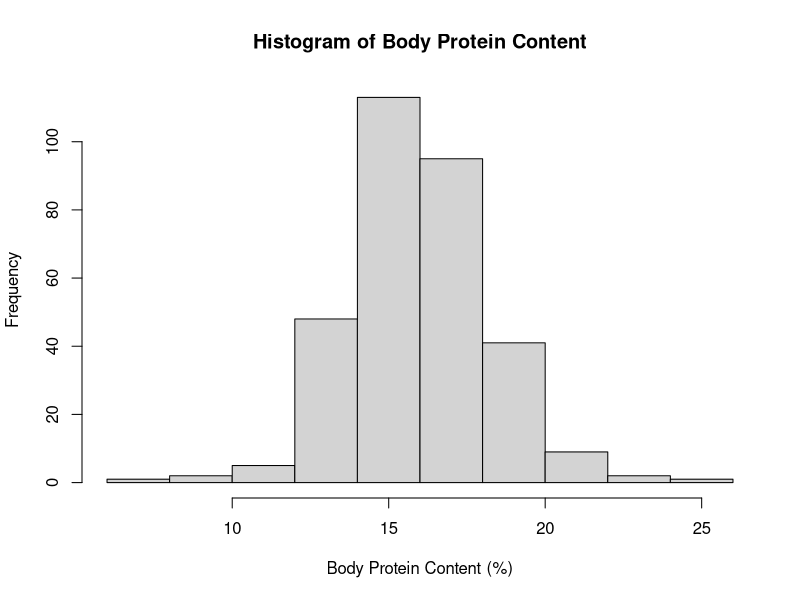
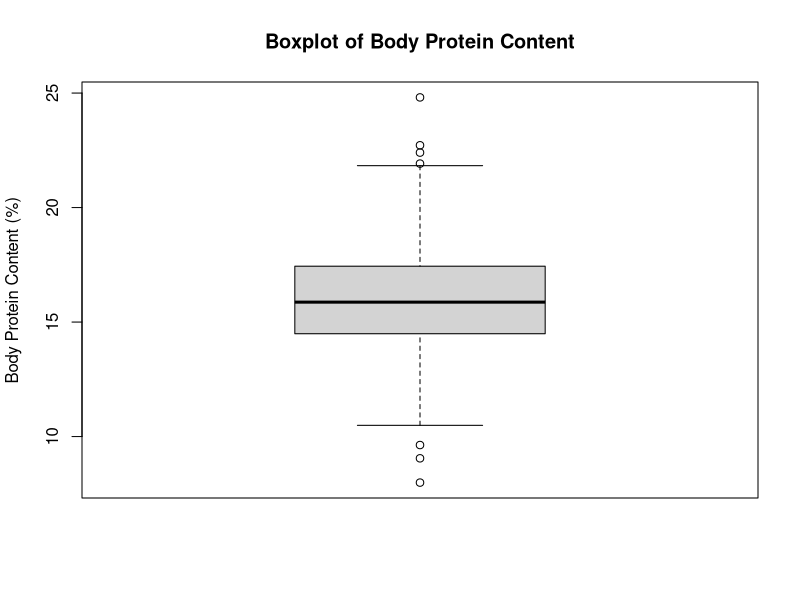
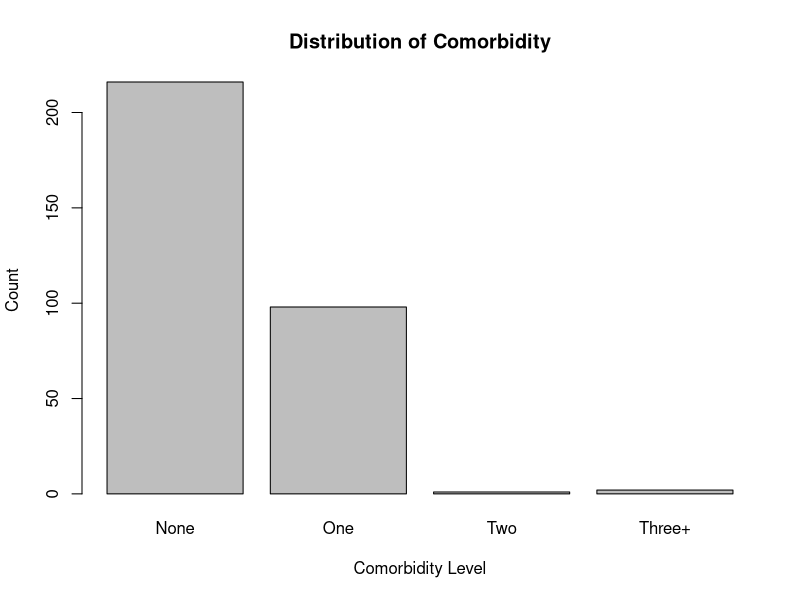
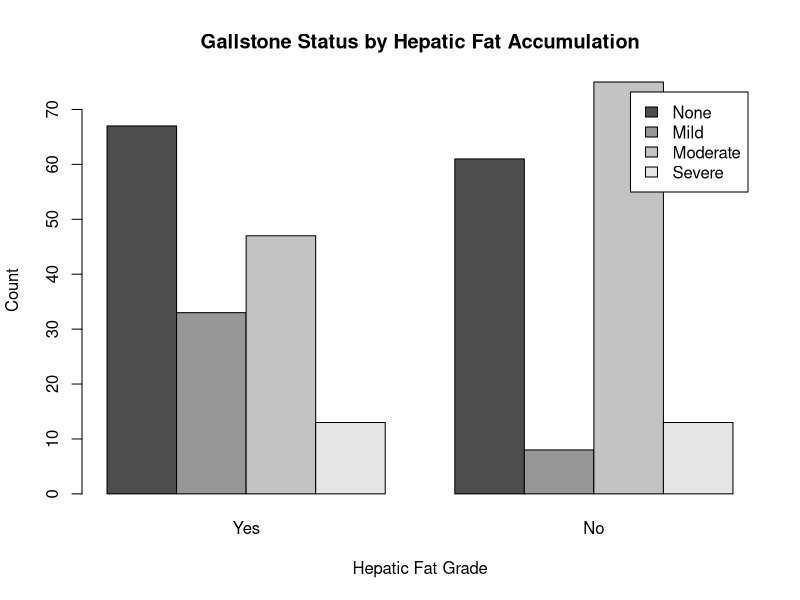
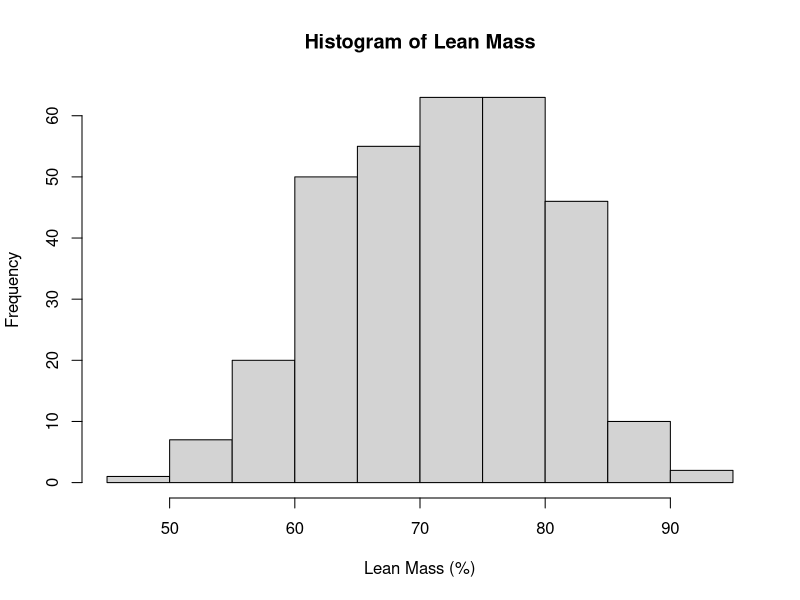
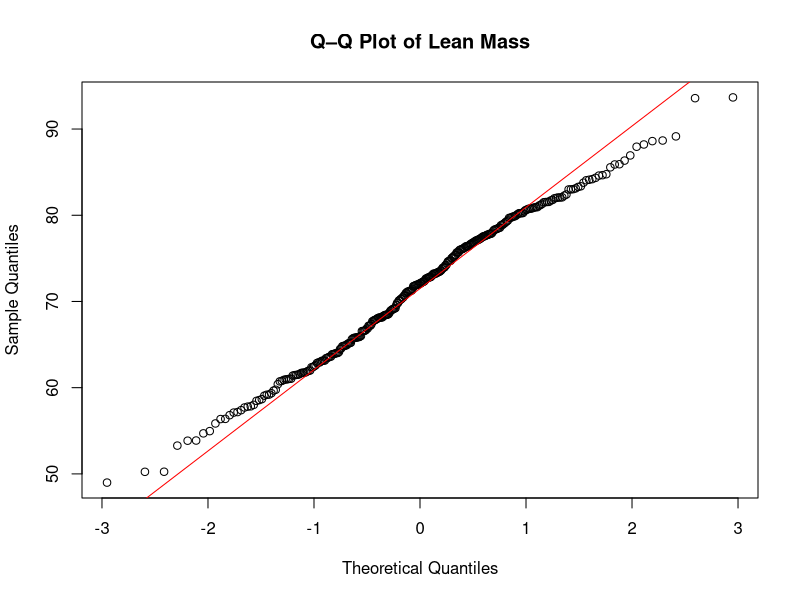
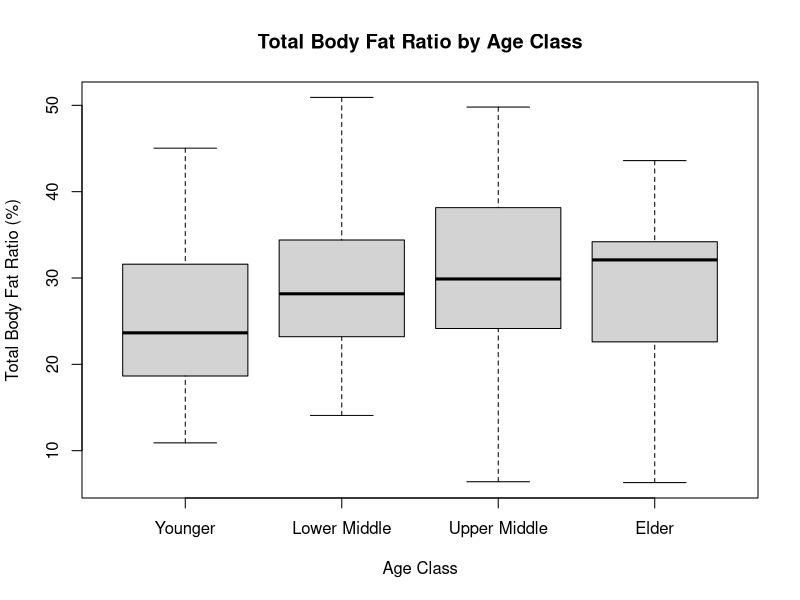
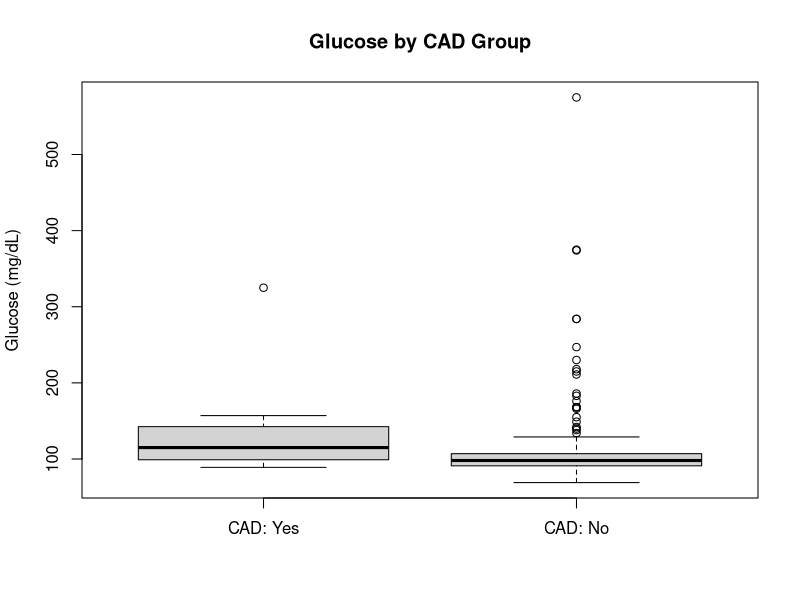

Here is the R script that generated these plots, in order:
## ---- chunk 1
knitr::opts_chunk$set(message = FALSE, warning = FALSE, fig.width = 7, fig.height = 4.5)


medicaldata <- read.csv("medicaldata1.csv")


head(medicaldata)
## ---- chunk 2


medicaldata$Gallstone_Status <- factor(medicaldata$Gallstone_Status,
levels = c(0, 1),
labels = c("Yes", "No"))



medicaldata$Comorbidity <- factor(medicaldata$Comorbidity,
levels = c(0,1,2,3),
labels = c("None","One","Two","Three+"),
ordered = TRUE)



medicaldata$CAD <- factor(medicaldata$CAD,
levels = c(0,1),
labels = c("No","Yes"))



medicaldata$Diabetes_Mellitus <- factor(medicaldata$Diabetes_Mellitus,
levels = c(0,1),
labels = c("No","Yes"))



medicaldata$Hepatic_Fat_Accumulation <- factor(medicaldata$Hepatic_Fat_Accumulation,
levels = c(0,1,2,3),
labels = c("None","Mild","Moderate","Severe"),
ordered = TRUE)

# Quick structure check

str(medicaldata)


## ---- chunk 3

# Missing values

sum(is.na(medicaldata$Body_Protein_Content))

# Histogram

hist(medicaldata$Body_Protein_Content,
main = "Histogram of Body Protein Content",
xlab = "Body Protein Content (%)")

# Boxplot

boxplot(medicaldata$Body_Protein_Content,
main = "Boxplot of Body Protein Content",
ylab = "Body Protein Content (%)")

# Descriptive statistics

bpc_summary <- summary(medicaldata$Body_Protein_Content)
bpc_sd <- sd(medicaldata$Body_Protein_Content, na.rm = TRUE)
list(Summary = bpc_summary, SD = bpc_sd)


#Interpretation:
#The histogram shows Body Protein Content to be approximately symmetric with mean approximately 16% and range approximately 8% to 25%.
#It also indicates the presence of some minor outliers on the higher side, reflecting slightly right-skewed data.
#Overall, the variation is moderate (SD ≈ 2.3%), thus most of the participants have similar protein levels.


## ---- chunk 4

comorb_tbl <- table(medicaldata$Comorbidity)
comorb_tbl

# Bar plot

barplot(comorb_tbl,
main = "Distribution of Comorbidity",
xlab = "Comorbidity Level",
ylab = "Count")


#Interpretation:
#The bar chart and frequency table both show that the majority of participants have no comorbidities, with fewer and fewer as more comorbidities there are.
#This indicates that the majority of the population in the dataset is very healthy, while there are few individuals with more than two comorbidities.
#Distribution is heavily right-skewed, highlighting that high levels of comorbidity are rare among this sample.




## ---- chunk 5
tab_GH <- table(Hepatic_Fat = medicaldata$Hepatic_Fat_Accumulation,
Gallstones = medicaldata$Gallstone_Status)
tab_GH

# Row-wise (conditional on hepatic fat grade) proportions

prop_GH <- prop.table(tab_GH, margin = 1)
prop_GH

# Side-by-side barplot of counts

barplot(tab_GH, beside = TRUE, legend = TRUE,
main = "Gallstone Status by Hepatic Fat Accumulation",
xlab = "Hepatic Fat Grade", ylab = "Count")

# Moment-based estimators without external packages

sample_skewness <- function(x) {
x <- x[is.finite(x)]
n <- length(x); m <- mean(x); s <- sd(x)
if (n < 3 || s == 0) return(NA_real_)
sum(((x - m)/s)^3) * (n / ((n - 1)*(n - 2)))
}

sample_kurtosis <- function(x) {

# Returns kurtosis where normal ≈ 3

x <- x[is.finite(x)]
n <- length(x); m <- mean(x); s <- sd(x)
if (n < 4 || s == 0) return(NA_real_)
num <- sum(((x - m)/s)^4) * (n*(n+1)) / ((n-1)*(n-2)*(n-3))
adj <- 3 * ((n-1)^2) / ((n-2)*(n-3))
num - adj + 3
}


#Interpretation:
#The bar chart and table illustrate the fact that gallstones are most common among participants with mild hepatic fat content.
#As the intensity of hepatic fat increases, gallstone prevalence is not correspondingly increased, showing merely a weak association.
#Overall, the visual data indicate that gallstone status and hepatic fat accumulation are not very closely related.

## ---- chunk 6


lm <- medicaldata$Lean_Mass

# Histogram

hist(lm, main = "Histogram of Lean Mass", xlab = "Lean Mass (%)")

# Q–Q plot

qqnorm(lm, main = "Q–Q Plot of Lean Mass")
qqline(lm, col = "red")


skew_lm <- sample_skewness(lm)
kurt_lm <- sample_kurtosis(lm)
list(Skewness = skew_lm, Kurtosis = kurt_lm)


shapiro.test(lm)



#Interpretation:
#Q–Q plot and histogram show Lean Mass to be nearly bell-shaped with little deviation from the diagonal line, pointing towards near-normality.
#Both the skewness and kurtosis values are close to those of the normal distribution, and the Shapiro–Wilk test p-value is greater than 0.03.
#We cannot, therefore, reject the null hypothesis and conclude that Lean Mass can be approximated as normally distributed for this sample.


## ---- chunk 7


medicaldata$Age_Class <- cut(
medicaldata$Age,
breaks = c(-Inf, 40, 55, 65, Inf),
labels = c("Younger", "Lower Middle", "Upper Middle", "Elder"),
ordered_result = TRUE
)

# Boxplots

boxplot(Total_Body_Fat_Ratio ~ Age_Class, data = medicaldata,
main = "Total Body Fat Ratio by Age Class",
xlab = "Age Class", ylab = "Total Body Fat Ratio (%)")

# Group summaries: mean and sd per age class

aggregate(Total_Body_Fat_Ratio ~ Age_Class, data = medicaldata,
FUN = function(x) c(mean = mean(x), sd = sd(x)))

#Interpretation:
#The boxplot indicates that Total Body Fat Ratio tends to rise with age up to the "Upper Middle" group, but then levels off slightly for "Elder" participants.
#The summary statistics confirm that the older groups of patients have a greater mean body fat percentage than the younger groups of patients.
#This reflects a negative weak correlation between age and ratio of body fat, that is, as age goes on, body fat rises but tends to stabilize later in life.

## ---- chunk 8
t_res_lm <- t.test(medicaldata$Lean_Mass,
mu = 70,
alternative = "greater",
conf.level = 0.94)
t_res_lm

#Interpretation:
#One-sample t-test for Lean Mass gave a p-value smaller than the significance level of 0.06, i.e., the sample mean is significantly greater than 70%.
#The 94% confidence interval for the mean is entirely above 70%, contributing to this conclusion.
#Therefore, we reject the null hypothesis and deduce that, on average, participants have a mean Lean Mass percentage greater than 70%.


## ---- chunk 9
glucose_yes <- medicaldata$Glucose[medicaldata$CAD == "Yes"]
glucose_no  <- medicaldata$Glucose[medicaldata$CAD == "No"]

# Quick visual

boxplot(glucose_yes, glucose_no, names = c("CAD: Yes", "CAD: No"),
main = "Glucose by CAD Group", ylab = "Glucose (mg/dL)")

# Variance test (info only)

var.test(glucose_yes, glucose_no)


t_two <- t.test(glucose_yes, glucose_no,
alternative = "two.sided",
var.equal = FALSE,
conf.level = 0.99)  # 99% CI to match alpha = 0.01
t_two

#Interpretation:
#The boxplot shows that the glucose levels are very similar for CAD and non-CAD participants.
#The variance test indicates unequal variances, so the Welch two-sample t-test was used.
#The p-value found is greater than the significance level 0.01, and thus we fail to reject the null hypothesis.
#In this data, there is no notable difference in the mean glucose level among CAD and non-CAD groups.

